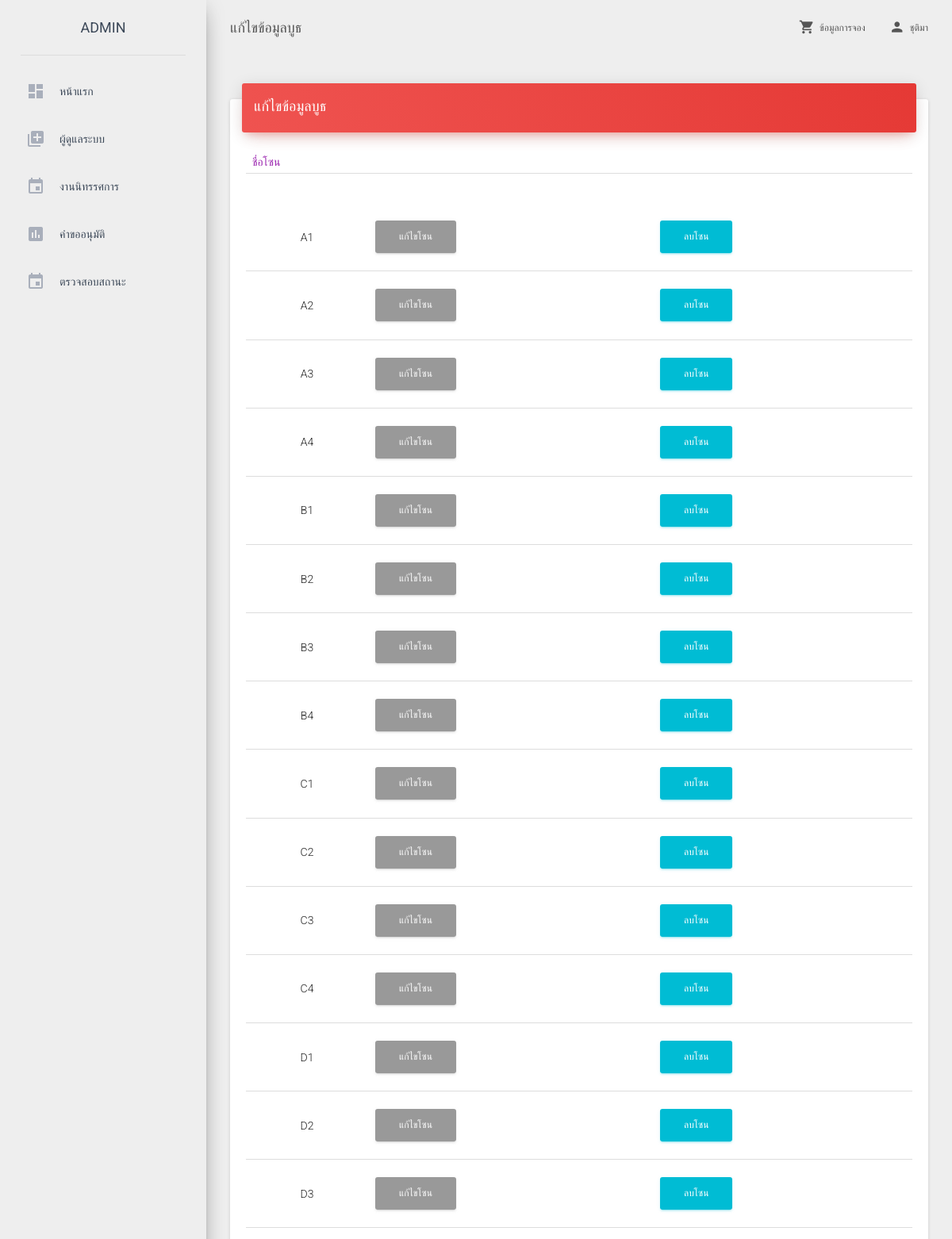
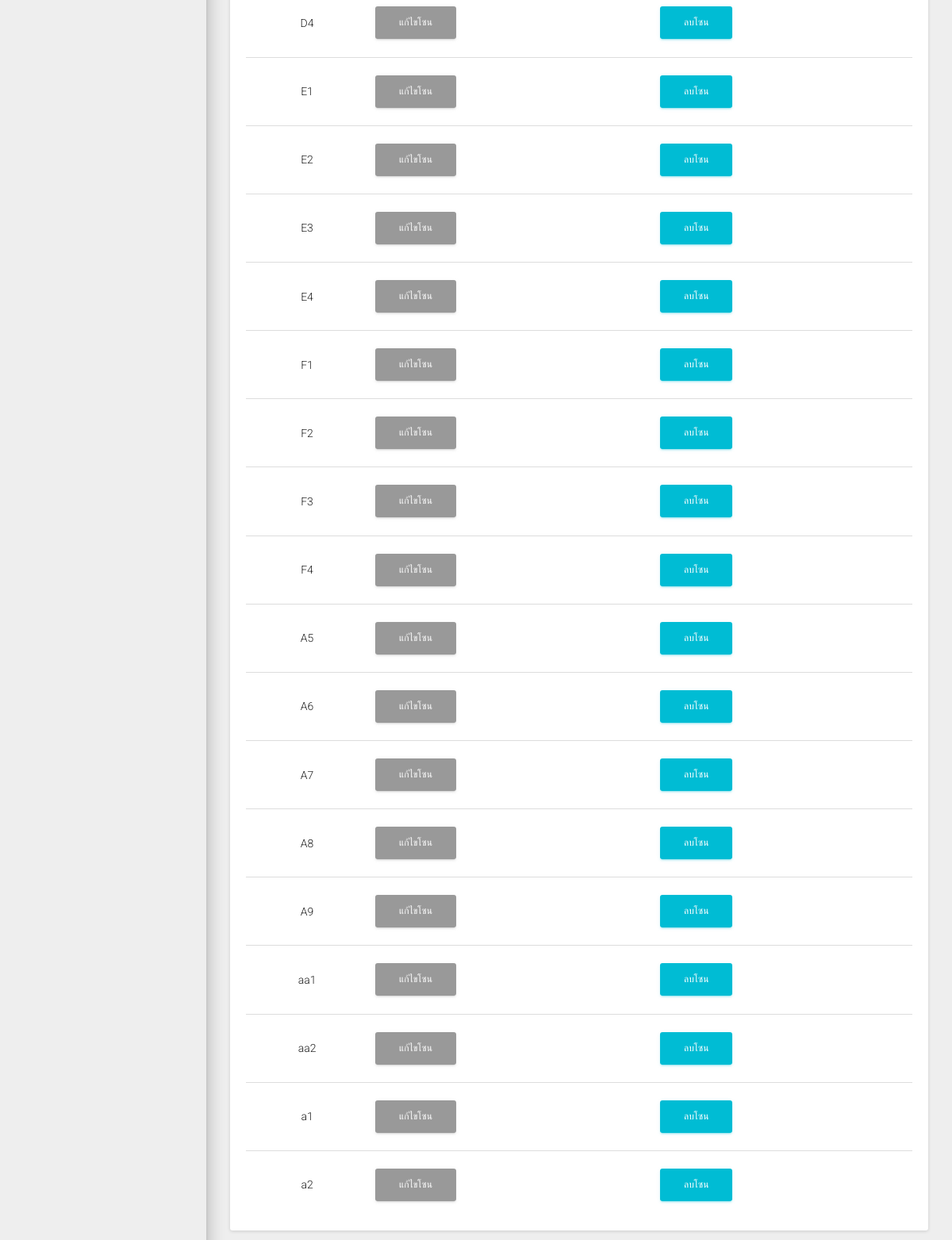
Page /admin_edit_booth_status.php (signed in) on the committed database (2 pictures, top to bottom).
### tables this page shows
CREATE TABLE `booths` (
  `booth_id` int(10) UNSIGNED NOT NULL,
  `zone_id` int(10) NOT NULL,
  `b_name` varchar(100) NOT NULL,
  `size` varchar(10) NOT NULL,
  `price` varchar(10) NOT NULL,
  `status` varchar(1) NOT NULL,
  `create_by` varchar(100) NOT NULL,
  `update_by` varchar(100) NOT NULL,
  `create_at` timestamp NOT NULL DEFAULT CURRENT_TIMESTAMP ON UPDATE CURRENT_TIMESTAMP,
  `update_at` timestamp NOT NULL DEFAULT '0000-00-00 00:00:00'
);

### admin_edit_booth_status.php (the view, shortened to what this page needs)
<!doctype html>
<html lang="en">
<head>
    <link href="css/m/bootstrap.min.css" rel="stylesheet" />
    <link href="css/m/material-dashboard.css?v=1.2.0" rel="stylesheet" />
    <link href="css/m/demo.css" rel="stylesheet" />
    <link href="http://maxcdn.bootstrapcdn.com/font-awesome/latest/css/font-awesome.min.css" rel="stylesheet">
</head>
<body>
    <div class="wrapper">
        <div class="sidebar" data-color="red">
            <div class="logo">
                <a href="admin_home.php" class="simple-text">
                    ADMIN
                </a>
            </div>
            <div class="sidebar-wrapper">
                <ul class="nav">
                    <li>
                        <a href="admin_home.php">
                            <i class="material-icons">dashboard</i>
                            <p>หน้าแรก</p>
                        </a>
                    </li>
                    <li>
                        <a href="admin_add_user.php">
                            <i class="material-icons">library_add</i>
                            <p>ผู้ดูแลระบบ</p>
                        </a>
                    </li>
                    <li class="dropdown">
                        <a href="#" class="dropdown-toggle" data-toggle="dropdown">
                            <i class="material-icons">event</i>
                            <p>งานนิทรรศการ</p>
                        </a>
                    </li>
                    <li class="dropdown">
                        <a href="#" class="dropdown-toggle" data-toggle="dropdown">
                            <i class="material-icons">assessment</i>
                            <p>คำขออนุมัติ</p>
                        </a>
                    </li>
                    <li class="dropdown">
                        <a href="#" class="dropdown-toggle" data-toggle="dropdown">
                            <i class="material-icons">event</i>
                            <p>ตรวจสอบสถานะ</p>
                        </a>
                    </li>
            </div>
        </div>
        <div class="main-panel">
            <nav class="navbar navbar-transparent navbar-absolute">
                <div class="container-fluid">
                    <div class="navbar-header">
                        <a class="navbar-brand" href="admin_edit_booth_status.php"> แก้ไขข้อมูลบูธ</a>
                    </div>
                    <div class="collapse navbar-collapse">
                        <ul class="nav navbar-nav navbar-right">
                        <li >
                            <a href="show.php">
                                <i class="material-icons">shopping_cart</i>
                                ข้อมูลการจอง
                            </a>
                        </li>
                            <li class="dropdown">
                                <a href="#" class="dropdown-toggle" data-toggle="dropdown">
                                    <i class="material-icons">person</i>
                                    <?php echo $_SESSION['Name']; ?>
                                </a>
                            </li>
                        </ul>
                    </div>
                </div>
            </nav>
            <div class="content">
                <div class="container-fluid">
                        <div class="row">
                            <div class="col-md-12">
                                <div class="card">
                                    <div class="card-header" data-background-color="red">
                                        <h4 class="title">แก้ไขข้อมูลบูธ</h4>
                                    </div>
                                    <div class="card-content table-responsive">
<table class='table'>
<thead class='text-primary'>
                 <tr>
                   <th>ชื่อโซน</th>
                    <th></th>
                    <th></th>
                    </tr>
                </thead>
<?php
include('connect.php');
?>
<?php
$sql = "SELECT * FROM `booths`";
$query = mysqli_query($con,$sql);
while ($data = mysqli_fetch_array($query) ) {
?>
<tr>
<td><center><?php echo $data["b_name"];?></center></td>
<td><a href="admin_edit_booth.php?booth_id=<?php echo $data["booth_id"];?>" class="btn btn-secondary">แก้ไขโซน</a></td>
<td><a href="delete_booth.php?booth_id=<?php echo $data["booth_id"];?>" class="btn btn-info">ลบโซน</a></td>
<?php
}
?>
                    </table>
                    </div>
                </div>
            </div>
        </div>
    </div>
</body>
</html>

### rows in the picture
booths: b_name "A1"
booths: b_name "A2"
booths: b_name "A3"
booths: b_name "A4"
booths: b_name "B1"
booths: b_name "B2"
booths: b_name "B3"
booths: b_name "B4"
booths: b_name "C1"
booths: b_name "C2"
booths: b_name "C3"
booths: b_name "C4"
booths: b_name "D1"
booths: b_name "D2"
booths: b_name "D3"
booths: b_name "D4"
booths: b_name "E1"
booths: b_name "E2"
booths: b_name "E3"
booths: b_name "E4"
booths: b_name "F1"
booths: b_name "F2"
booths: b_name "F3"
booths: b_name "F4"
booths: b_name "A5"
booths: b_name "A6"
booths: b_name "A7"
booths: b_name "A8"
booths: b_name "A9"
booths: b_name "aa1"
booths: b_name "aa2"
booths: b_name "a1"
booths: b_name "a2"

### other values in the picture
$_SESSION['Name'] "ชุติมา"
